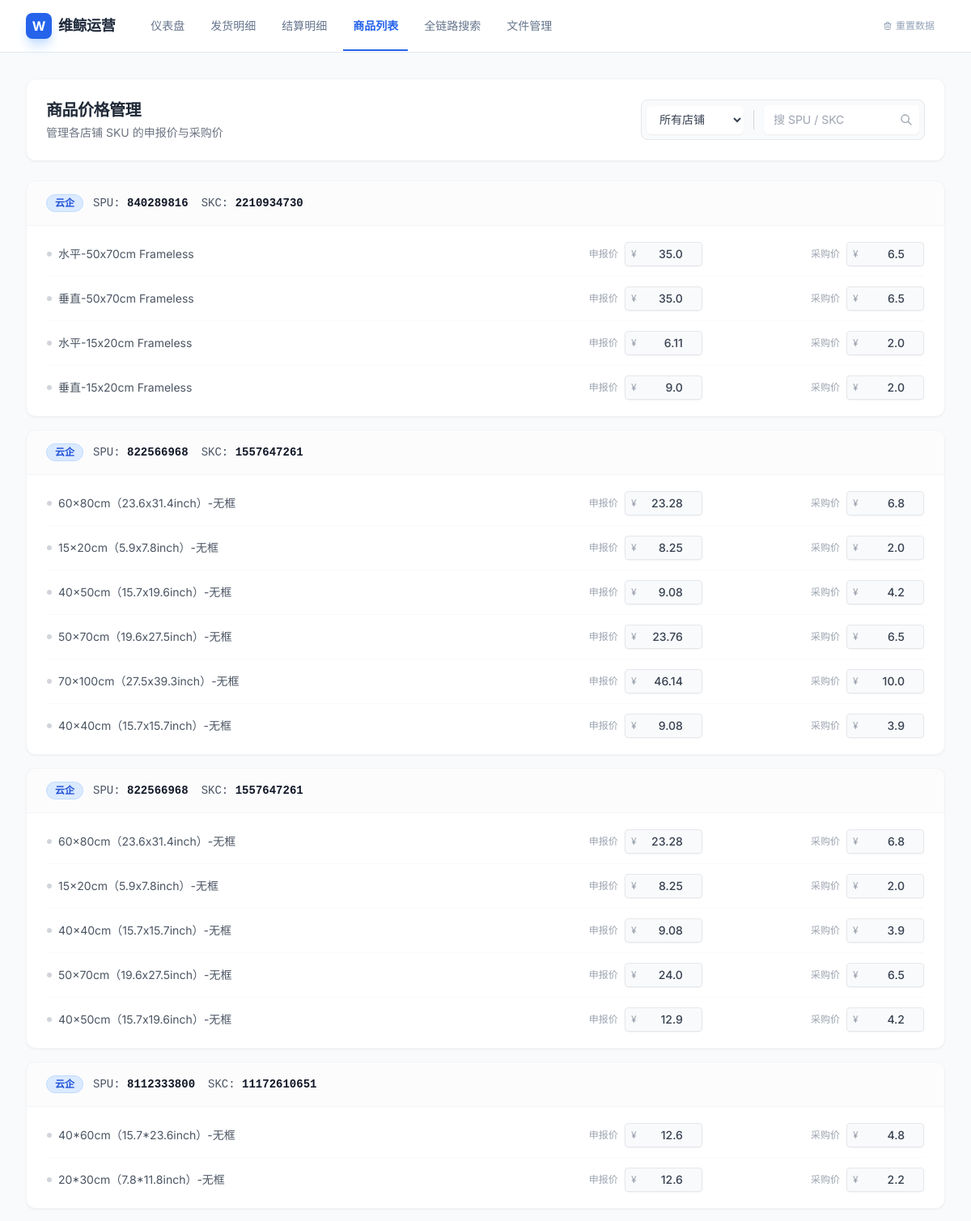
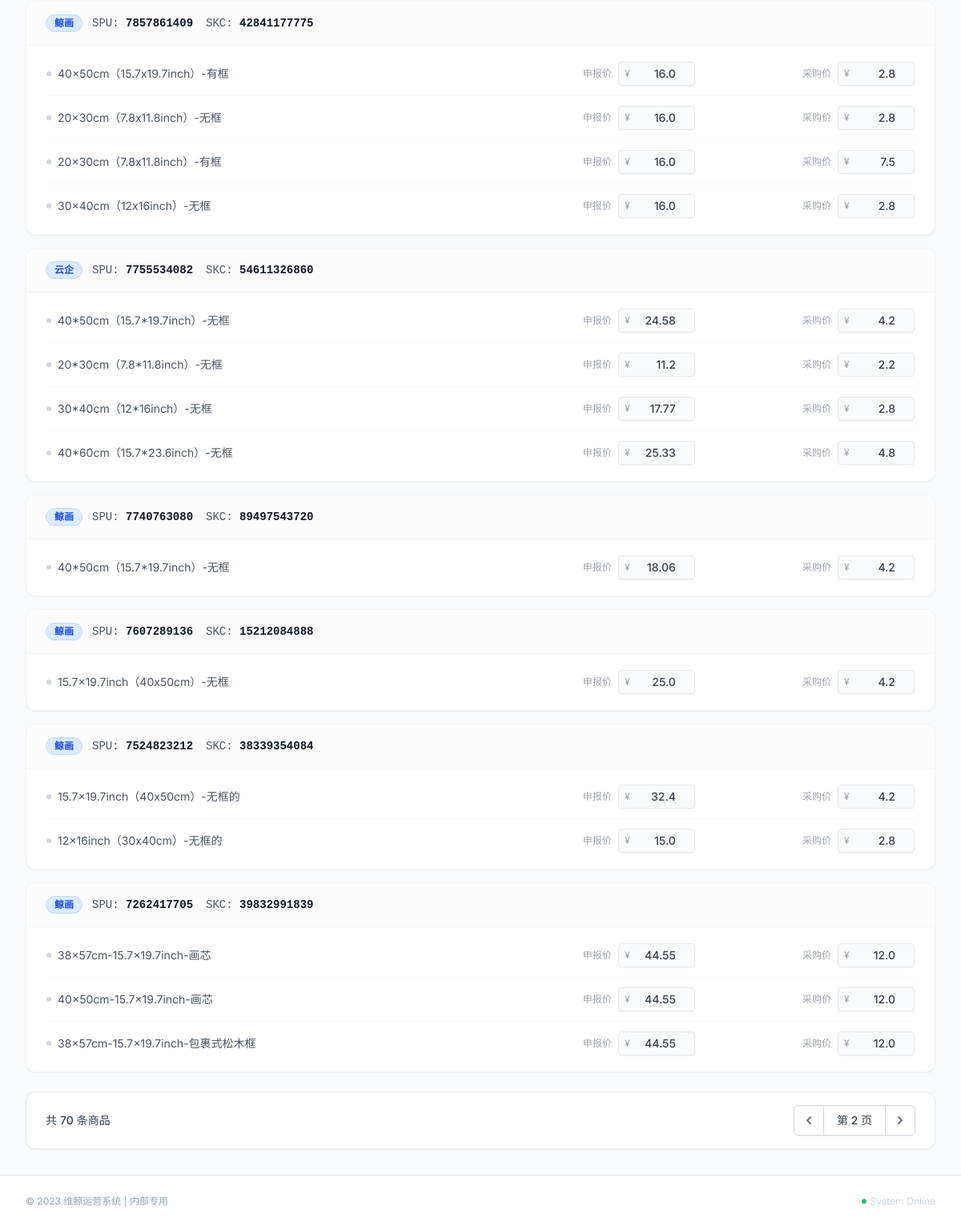
The page /product?page=2&shop_name=所有店铺&q=&filter_missing=False on the database its author committed (2 pictures, top to bottom).
### app.py (models this page shows)
class Product(db.Model):
    __tablename__ = 'products'
    id = db.Column(db.Integer, primary_key=True)
    shop_name = db.Column(db.String(50))
    spu_id = db.Column(db.String(100))
    skc_id = db.Column(db.String(100))
    name = db.Column(db.String(200))
    specs = db.Column(db.String(200))
    declared_price = db.Column(db.Float, default=0.0)
    cost_price = db.Column(db.Float, default=0.0)

### app.py (the view, shortened to what this page needs)
@app.route('/product')
def product():
    page = request.args.get('page', 1, type=int)
    shop_filter = request.args.get('shop_name', '所有店铺')
    search_keyword = request.args.get('q', '').strip()
    filter_missing = request.args.get('filter_missing', 'false') == 'true'
    query = Product.query
    if shop_filter != '所有店铺':
        query = query.filter_by(shop_name=shop_filter)
    missing_query = query.filter(or_(Product.declared_price == 0, Product.cost_price == 0))
    missing_count = missing_query.count()
    if filter_missing:
        query = query.filter(or_(Product.declared_price == 0, Product.cost_price == 0))
    all_products = query.order_by(Product.spu_id.desc(), Product.id.desc()).all()
    grouped_products = []
    for spu_id, items in groupby(all_products, key=lambda x: x.spu_id):
        items_list = list(items)
        if not items_list: continue
        first_item = items_list[0]
        group_data = {'shop_name': first_item.shop_name, 'spu_id': spu_id, 'skc_id': first_item.skc_id, 'name': first_item.name, 'variants': items_list, 'count': len(items_list)}
        grouped_products.append(group_data)
    per_page = 10
    start = (page - 1) * per_page
    current_page_data = grouped_products[start:start+per_page]
    class Pagination:
        def __init__(self, page, per_page, total):
            self.page, self.per_page, self.total, self.pages = page, per_page, total, (total + per_page - 1) // per_page
            self.has_prev, self.has_next, self.prev_num, self.next_num = page > 1, page < self.pages, page - 1, page + 1
    pagination = Pagination(page, per_page, len(grouped_products))
    return render_template('product.html', title="商品列表", groups=current_page_data, pagination=pagination, current_shop=shop_filter, search_keyword=search_keyword, missing_count=missing_count, filter_missing=filter_missing)

### templates/product.html (shortened to what this page needs)
{% extends "base.html" %}
{% block content %}
<div class="space-y-6">
    <div class="bg-white p-6 rounded-xl shadow-sm border border-gray-100 flex flex-col md:flex-row items-center justify-between gap-4">
        <div>
            <h2 class="text-xl font-bold text-gray-800 tracking-tight">商品价格管理</h2>
            <p class="text-sm text-gray-500 mt-1">管理各店铺 SKU 的申报价与采购价</p>
        </div>
        <form method="GET" action="/product" class="flex flex-wrap items-center gap-2 bg-gray-50 p-1.5 rounded-lg border border-gray-200">
            <select name="shop_name" onchange="this.form.submit()" class="bg-white border-none text-sm font-medium text-gray-700 rounded-md shadow-sm focus:ring-2 focus:ring-blue-500 py-2 pl-3 pr-8 cursor-pointer hover:bg-gray-50 transition w-32 md:w-auto">
                <option value="所有店铺" {% if current_shop == '所有店铺' %}selected{% endif %}>所有店铺</option>
            </select>
            <div class="relative flex items-center">
                <input type="text" name="q" value="{{ search_keyword }}" placeholder="搜 SPU / SKC" class="border-none bg-white rounded-md text-sm py-2 pl-3 pr-8 shadow-sm focus:ring-2 focus:ring-blue-500 w-40 md:w-48 placeholder-gray-400">
                <button type="submit" class="absolute right-1 p-1 text-gray-400 hover:text-blue-600 transition-colors"><svg class="w-4 h-4" fill="none" stroke="currentColor" viewBox="0 0 24 24"><path stroke-linecap="round" stroke-linejoin="round" stroke-width="2" d="M21 21l-6-6m2-5a7 7 0 11-14 0 7 7 0 0114 0z"></path></svg></button>
            </div>
        </form>
    </div>
    <div class="space-y-4">
        {% for group in groups %}
        <div class="bg-white rounded-xl shadow-sm border border-gray-100 overflow-hidden hover:shadow-md transition-shadow duration-200 product-card" id="spu-{{ group.spu_id|string|replace('.0', '') }}">
            <div class="px-6 py-4 bg-gray-50/50 border-b border-gray-100 flex flex-col md:flex-row md:items-center justify-between gap-2">
                <div class="flex items-center gap-3 overflow-hidden">
                    <span class="flex-shrink-0 px-2.5 py-0.5 rounded-full text-xs font-bold bg-blue-100 text-blue-700 border border-blue-200">{{ group.shop_name }}</span>
                    <div class="flex-shrink-0 flex items-center gap-4 text-sm text-gray-600 font-mono">
                         <span title="SPU ID">SPU: <span class="font-bold text-gray-900">{{ group.spu_id|string|replace('.0', '') }}</span></span>
                         <span title="SKC ID">SKC: <span class="font-bold text-gray-900">{{ group.skc_id|string|replace('.0', '') }}</span></span>
                    </div>
                </div>
            </div>
            <div class="px-6 py-2">
                <table class="min-w-full">
                    <tbody class="divide-y divide-gray-50">
                        {% for item in group.variants %}
                        <tr class="group hover:bg-gray-50/80 transition-colors variant-row" data-id="{{ item.id }}">
                            <td class="py-3 pr-4 text-sm text-gray-600 w-1/2">
                                <div class="flex items-center gap-2">
                                    <span class="w-1.5 h-1.5 rounded-full {{ 'bg-red-400 animate-pulse' if item.declared_price == 0 or item.cost_price == 0 else 'bg-gray-300' }} status-dot"></span>
                                    <span>{{ item.specs }}</span>
                                </div>
                            </td>
                            <td class="py-3 px-4">
                                <div class="flex items-center gap-2 justify-end">
                                    <span class="text-xs text-gray-400">申报价</span>
                                    <div class="relative rounded-md shadow-sm"><div class="absolute inset-y-0 left-0 pl-2 flex items-center pointer-events-none"><span class="text-gray-400 text-xs">¥</span></div><input type="number" step="0.01" value="{{ item.declared_price }}" onchange="updatePrice('{{ item.id }}', 'declared_price', this.value, this)" data-field="declared" class="w-24 text-sm pl-6 pr-2 py-1 bg-gray-50 border {{ 'border-red-300 bg-red-50' if item.declared_price == 0 else 'border-gray-200' }} rounded focus:bg-white focus:ring-2 focus:ring-blue-500 focus:border-blue-500 transition-all text-right font-medium text-gray-700"></div>
                                </div>
                            </td>
                            <td class="py-3 pl-4">
                                <div class="flex items-center gap-2 justify-end">
                                    <span class="text-xs text-gray-400">采购价</span>
                                    <div class="relative rounded-md shadow-sm"><div class="absolute inset-y-0 left-0 pl-2 flex items-center pointer-events-none"><span class="text-gray-400 text-xs">¥</span></div><input type="number" step="0.01" value="{{ item.cost_price }}" onchange="updatePrice('{{ item.id }}', 'cost_price', this.value, this)" data-field="cost" class="w-24 text-sm pl-6 pr-2 py-1 bg-gray-50 border {{ 'border-red-300 bg-red-50' if item.cost_price == 0 else 'border-gray-200' }} rounded focus:bg-white focus:ring-2 focus:ring-blue-500 focus:border-blue-500 transition-all text-right font-medium text-gray-700"></div>
                                </div>
                            </td>
                        </tr>
                        {% endfor %}
                    </tbody>
                </table>
            </div>
        </div>
        {% endfor %}
    </div>
    {% if pagination.pages > 1 %}
    <div class="flex items-center justify-between bg-white px-6 py-4 border border-gray-200 rounded-xl shadow-sm">
        <div class="hidden sm:flex-1 sm:flex sm:items-center sm:justify-between">
            <div><p class="text-sm text-gray-700">共 <span class="font-medium">{{ pagination.total }}</span> 条商品</p></div>
            <div><nav class="relative z-0 inline-flex rounded-md shadow-sm -space-x-px" aria-label="Pagination">
                {% if pagination.has_prev %}<a href="{{ url_for('product', page=pagination.prev_num, shop_name=current_shop, q=search_keyword, filter_missing=filter_missing) }}" class="relative inline-flex items-center px-2 py-2 rounded-l-md border border-gray-300 bg-white text-sm font-medium text-gray-500 hover:bg-gray-50"><span class="sr-only">上一页</span><svg class="h-5 w-5" xmlns="http://www.w3.org/2000/svg" viewBox="0 0 20 20" fill="currentColor" aria-hidden="true"><path fill-rule="evenodd" d="M12.707 5.293a1 1 0 010 1.414L9.414 10l3.293 3.293a1 1 0 01-1.414 1.414l-4-4a1 1 0 010-1.414l4-4a1 1 0 011.414 0z" clip-rule="evenodd" /></svg></a>{% endif %}
                <span class="relative inline-flex items-center px-4 py-2 border border-gray-300 bg-white text-sm font-medium text-gray-700">第 {{ pagination.page }} 页</span>
                {% if pagination.has_next %}<a href="{{ url_for('product', page=pagination.next_num, shop_name=current_shop, q=search_keyword, filter_missing=filter_missing) }}" class="relative inline-flex items-center px-2 py-2 rounded-r-md border border-gray-300 bg-white text-sm font-medium text-gray-500 hover:bg-gray-50"><span class="sr-only">下一页</span><svg class="h-5 w-5" xmlns="http://www.w3.org/2000/svg" viewBox="0 0 20 20" fill="currentColor" aria-hidden="true"><path fill-rule="evenodd" d="M7.293 14.707a1 1 0 010-1.414L10.586 10 7.293 6.707a1 1 0 011.414-1.414l4 4a1 1 0 010 1.414l-4 4a1 1 0 01-1.414 0z" clip-rule="evenodd" /></svg></a>{% endif %}
            </nav></div>
        </div>
    </div>
    {% endif %}
</div>
{% endblock %}

### templates/base.html (style rules this page uses)
body { font-family: 'Inter', sans-serif; background-color: #f8fafc; }

### rows shown on the page
Product: shop_name "云企", spu_id "840289816", skc_id "2210934730", specs "水平-50x70cm Frameless", declared_price "35.0", cost_price "6.5"
Product: specs "垂直-50x70cm Frameless", declared_price "35.0", cost_price "6.5"
Product: specs "水平-15x20cm Frameless", declared_price "6.11", cost_price "2.0"
Product: specs "垂直-15x20cm Frameless", declared_price "9.0", cost_price "2.0"
Product: shop_name "云企", spu_id "822566968", skc_id "1557647261", specs "60x80cm（23.6x31.4inch）-无框", declared_price "23.28", cost_price "6.8"
Product: specs "15x20cm（5.9x7.8inch）-无框", declared_price "8.25", cost_price "2.0"
Product: specs "40x50cm（15.7x19.6inch）-无框", declared_price "9.08", cost_price "4.2"
Product: specs "50x70cm（19.6x27.5inch）-无框", declared_price "23.76", cost_price "6.5"
Product: specs "70x100cm（27.5x39.3inch）-无框", declared_price "46.14", cost_price "10.0"
Product: specs "40x40cm（15.7x15.7inch）-无框", declared_price "9.08", cost_price "3.9"
Product: shop_name "云企", spu_id "822566968", skc_id "1557647261", specs "60x80cm（23.6x31.4inch）-无框", declared_price "23.28", cost_price "6.8"
Product: specs "15x20cm（5.9x7.8inch）-无框", declared_price "8.25", cost_price "2.0"
Product: specs "40x40cm（15.7x15.7inch）-无框", declared_price "9.08", cost_price "3.9"
Product: specs "50x70cm（19.6x27.5inch）-无框", declared_price "24.0", cost_price "6.5"
Product: specs "40x50cm（15.7x19.6inch）-无框", declared_price "12.9", cost_price "4.2"
Product: shop_name "云企", spu_id "8112333800", skc_id "11172610651", specs "40*60cm（15.7*23.6inch）-无框", declared_price "12.6", cost_price "4.8"
Product: specs "20*30cm（7.8*11.8inch）-无框", declared_price "12.6", cost_price "2.2"
Product: shop_name "鲸画", spu_id "7857861409", skc_id "42841177775", specs "40x50cm（15.7x19.7inch）-有框", declared_price "16.0", cost_price "2.8"
Product: specs "20x30cm（7.8x11.8inch）-无框", declared_price "16.0", cost_price "2.8"
Product: specs "20x30cm（7.8x11.8inch）-有框", declared_price "16.0", cost_price "7.5"
Product: specs "30x40cm（12x16inch）-无框", declared_price "16.0", cost_price "2.8"
Product: shop_name "云企", spu_id "7755534082", skc_id "54611326860", specs "40*50cm（15.7*19.7inch）-无框", declared_price "24.58", cost_price "4.2"
Product: specs "20*30cm（7.8*11.8inch）-无框", declared_price "11.2", cost_price "2.2"
Product: specs "30*40cm（12*16inch）-无框", declared_price "17.77", cost_price "2.8"
Product: specs "40*60cm（15.7*23.6inch）-无框", declared_price "25.33", cost_price "4.8"
Product: shop_name "鲸画", spu_id "7740763080", skc_id "89497543720", specs "40*50cm（15.7*19.7inch）-无框", declared_price "18.06", cost_price "4.2"
Product: shop_name "鲸画", spu_id "7607289136", skc_id "15212084888", specs "15.7x19.7inch（40x50cm）-无框", declared_price "25.0", cost_price "4.2"
Product: shop_name "鲸画", spu_id "7524823212", skc_id "38339354084", specs "15.7x19.7inch（40x50cm）-无框的", declared_price "32.4", cost_price "4.2"
Product: specs "12x16inch（30x40cm）-无框的", declared_price "15.0", cost_price "2.8"
Product: shop_name "鲸画", spu_id "7262417705", skc_id "39832991839", specs "38x57cm-15.7x19.7inch-画芯", declared_price "44.55", cost_price "12.0"
Product: specs "40x50cm-15.7x19.7inch-画芯", declared_price "44.55", cost_price "12.0"
Product: specs "38x57cm-15.7x19.7inch-包裹式松木框", declared_price "44.55", cost_price "12.0"

### other values the page prints
{{ pagination.total }} "70"
{{ pagination.page }} "2"
